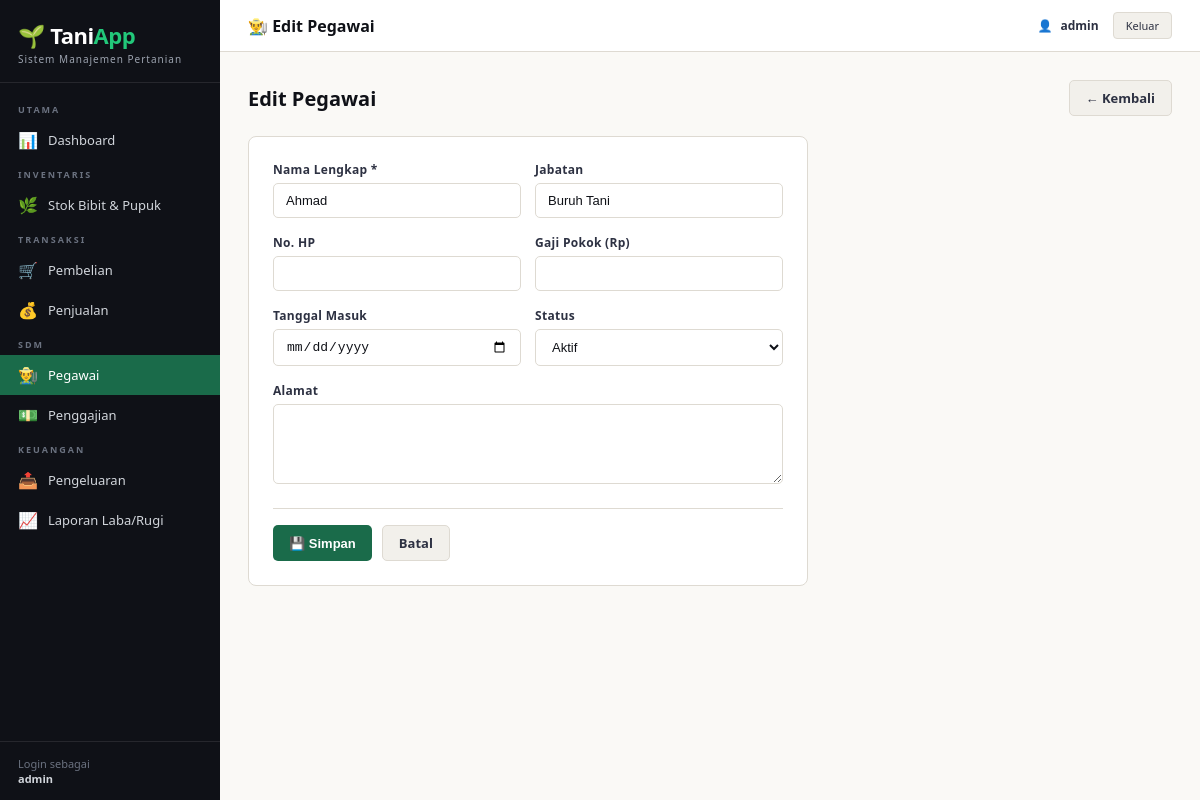
The app's page /pegawai/18/edit/ (signed in) with its own data.
### pegawai/models.py (models this page shows, shortened)
class Pegawai(models.Model):
    STATUS_CHOICES = [('aktif', 'Aktif'), ('nonaktif', 'Nonaktif')]
    nama        = models.CharField(max_length=150)
    jabatan     = models.CharField(max_length=100, blank=True, default='')
    no_hp       = models.CharField(max_length=20, blank=True, default='')
    alamat      = models.TextField(blank=True, default='')
    gaji_pokok  = models.FloatField(default=0)
    status      = models.CharField(max_length=10, choices=STATUS_CHOICES, default='aktif')
    tanggal_masuk = models.DateField(null=True, blank=True)
    class Meta:
        ordering = ['nama']

### pegawai/views.py (the view, shortened to what this page needs)
# urls.py: path('<int:pk>/edit/', views.edit_pegawai,   name='edit_pegawai'),
@login_required
def edit_pegawai(request, pk):
    p = get_object_or_404(Pegawai, pk=pk)
    return render(request, 'pegawai/form.html', {'judul': 'Edit Pegawai', 'pegawai': p})

### templates/pegawai/form.html (shortened to what this page needs)
{% extends "base.html" %}
{% block topbar_title %}👨‍🌾 {{ judul }}{% endblock %}
{% block nav_pegawai %}active{% endblock %}
{% block content %}
<div class="page-header">
  <div><h1>{{ judul }}</h1></div>
  <a href="/pegawai/" class="btn btn-secondary">← Kembali</a>
</div>
<div class="card" style="max-width:560px">
  <form method="post">
    <div class="form-row">
      <div class="form-group">
        <label>Nama Lengkap *</label>
        <input type="text" name="nama" value="{{ pegawai.nama|default:'' }}" required>
      </div>
      <div class="form-group">
        <label>Jabatan</label>
        <input type="text" name="jabatan" value="{{ pegawai.jabatan|default:'' }}" placeholder="contoh: Buruh Tani, Mandor">
      </div>
    </div>
    <div class="form-row">
      <div class="form-group">
        <label>No. HP</label>
        <input type="text" name="no_hp" value="{{ pegawai.no_hp|default:'' }}">
      </div>
      <div class="form-group">
        <label>Gaji Pokok (Rp)</label>
        <input type="number" name="gaji_pokok" value="{{ pegawai.gaji_pokok|default:0 }}" min="0">
      </div>
    </div>
    <div class="form-row">
      <div class="form-group">
        <label>Tanggal Masuk</label>
        <input type="date" name="tanggal_masuk" value="{{ pegawai.tanggal_masuk|default:'' }}">
      </div>
      {% if pegawai %}
      <div class="form-group">
        <label>Status</label>
        <select name="status">
          <option value="aktif" {% if pegawai.status == 'aktif' %}selected{% endif %}>Aktif</option>
        </select>
      </div>
      {% endif %}
    </div>
    <div class="form-group">
      <label>Alamat</label>
      <textarea name="alamat">{{ pegawai.alamat|default:'' }}</textarea>
    </div>
    <div class="form-actions">
      <button type="submit" class="btn btn-primary">💾 Simpan</button>
      <a href="/pegawai/" class="btn btn-secondary">Batal</a>
    </div>
  </form>
</div>
{% endblock %}

### templates/base.html (shortened to what this page needs)
<!DOCTYPE html>
<html lang="id">
<head>
</head>
<body>
<aside class="sidebar">
  <div class="sidebar-brand">
    <div class="logo">🌱 Tani<span>App</span></div>
    <div class="tagline">Sistem Manajemen Pertanian</div>
  </div>
  <nav class="nav">
    <div class="nav-section">Utama</div>
    <a href="/" class="{% block nav_dashboard %}{% endblock %}"><span class="ico">📊</span> Dashboard</a>
    <div class="nav-section">Inventaris</div>
    <a href="/stok/" class="{% block nav_stok %}{% endblock %}"><span class="ico">🌿</span> Stok Bibit & Pupuk</a>
    <div class="nav-section">Transaksi</div>
    <a href="/transaksi/pembelian/" class="{% block nav_beli %}{% endblock %}"><span class="ico">🛒</span> Pembelian</a>
    <a href="/transaksi/penjualan/" class="{% block nav_jual %}{% endblock %}"><span class="ico">💰</span> Penjualan</a>
    <div class="nav-section">SDM</div>
    <a href="/pegawai/" class="{% block nav_pegawai %}{% endblock %}"><span class="ico">👨‍🌾</span> Pegawai</a>
    <a href="/pegawai/penggajian/" class="{% block nav_gaji %}{% endblock %}"><span class="ico">💵</span> Penggajian</a>
    <div class="nav-section">Keuangan</div>
    <a href="/laporan/pengeluaran/" class="{% block nav_pengeluaran %}{% endblock %}"><span class="ico">📤</span> Pengeluaran</a>
    <a href="/laporan/laba-rugi/" class="{% block nav_laporan %}{% endblock %}"><span class="ico">📈</span> Laporan Laba/Rugi</a>
  </nav>
  <div class="sidebar-footer">
    Login sebagai<br><strong>{{ request.user.username }}</strong>
  </div>
</aside>
<div class="main">
  <div class="topbar">
    <div class="topbar-title">{% block topbar_title %}{% endblock %}</div>
    <div class="topbar-right">
      <div class="user-badge">👤 <strong>{{ request.user.username }}</strong></div>
      <a href="/logout/" class="btn-logout">Keluar</a>
    </div>
  </div>
  <div class="content">
    {% block content %}{% endblock %}
  </div>
</div>
</body>
</html>

### templates/base.html (style rules this page uses)
:root { --green: #1a6b4a; --green2: #22c87a; --green3: #f0fdf4; --ink: #0f1117; --ink2: #2d3142; --ink3: #5c6070; --paper: #faf9f6; --paper2: #f2f0eb; --rule: #dedad2; --red: #dc2626; --blue: #1d4ed8; --gold: #b45309; --sidebar: 220px; }
*,*::before,*::after { margin:0;padding:0;box-sizing:border-box }
html { font-size:15px }
body { font-family:'Segoe UI',system-ui,sans-serif;background:var(--paper);color:var(--ink);display:flex;min-height:100vh }
.sidebar { width:var(--sidebar);background:var(--ink);color:#fff;display:flex;flex-direction:column;position:fixed;top:0;left:0;height:100vh;z-index:100;overflow-y:auto }
.sidebar-brand { padding:20px 18px 16px;border-bottom:1px solid #ffffff18 }
.sidebar-brand .logo { font-size:22px;font-weight:700;letter-spacing:-.5px;color:#fff }
.sidebar-brand .logo span { color:var(--green2) }
.sidebar-brand .tagline { font-size:10px;color:#9ca3af;letter-spacing:1px;margin-top:2px }
.nav { padding:12px 0;flex:1 }
.nav-section { padding:8px 18px 4px;font-size:9px;font-weight:600;letter-spacing:2px;text-transform:uppercase;color:#6b7280 }
.nav a { display:flex;align-items:center;gap:10px;padding:9px 18px;color:#d1d5db;text-decoration:none;font-size:13px;font-weight:500;transition:background .15s }
.nav a.active { background:var(--green);color:#fff }
.nav a .ico { font-size:16px;width:20px;text-align:center }
.sidebar-footer { padding:14px 18px;border-top:1px solid #ffffff18;font-size:11px;color:#6b7280 }
.sidebar-footer strong { color:#d1d5db }
.main { margin-left:var(--sidebar);flex:1;display:flex;flex-direction:column;min-height:100vh }
.topbar { background:#fff;border-bottom:1px solid var(--rule);padding:12px 28px;display:flex;align-items:center;justify-content:space-between;position:sticky;top:0;z-index:50 }
.topbar-title { font-size:16px;font-weight:700;color:var(--ink) }
.topbar-right { display:flex;align-items:center;gap:14px }
.user-badge { display:flex;align-items:center;gap:8px;font-size:12px;color:var(--ink3) }
.user-badge strong { color:var(--ink2) }
.btn-logout { font-size:11px;background:var(--paper2);border:1px solid var(--rule);border-radius:4px;padding:5px 12px;color:var(--ink2);text-decoration:none;font-weight:500 }
.content { padding:28px;flex:1 }
.page-header { display:flex;align-items:center;justify-content:space-between;margin-bottom:20px;gap:12px;flex-wrap:wrap }
.page-header h1 { font-size:20px;font-weight:700;color:var(--ink) }
.btn { display:inline-flex;align-items:center;gap:6px;padding:8px 16px;border-radius:5px;font-size:13px;font-weight:600;text-decoration:none;border:none;cursor:pointer;transition:filter .15s }
.btn-primary { background:var(--green);color:#fff }
.btn-secondary { background:var(--paper2);color:var(--ink2);border:1px solid var(--rule) }
.card { background:#fff;border:1px solid var(--rule);border-radius:8px;padding:24px }
.form-group { margin-bottom:16px }
.form-group label { display:block;font-size:12px;font-weight:600;color:var(--ink2);margin-bottom:5px;letter-spacing:.3px }
.form-group input,.form-group select,.form-group textarea { width:100%;padding:9px 12px;border:1px solid var(--rule);border-radius:5px;font-size:13px;color:var(--ink);background:#fff;outline:none;transition:border .15s }
.form-group textarea { resize:vertical;min-height:80px }
.form-row { display:grid;grid-template-columns:repeat(auto-fit,minmax(180px,1fr));gap:14px }
.form-actions { display:flex;gap:10px;margin-top:20px;padding-top:16px;border-top:1px solid var(--rule) }

### records on screen
Pegawai: nama "Ahmad", jabatan "Buruh Tani", status "Aktif"

### other values on screen
{{ request.user.username }} "admin"
{{ judul }} "Edit Pegawai"
